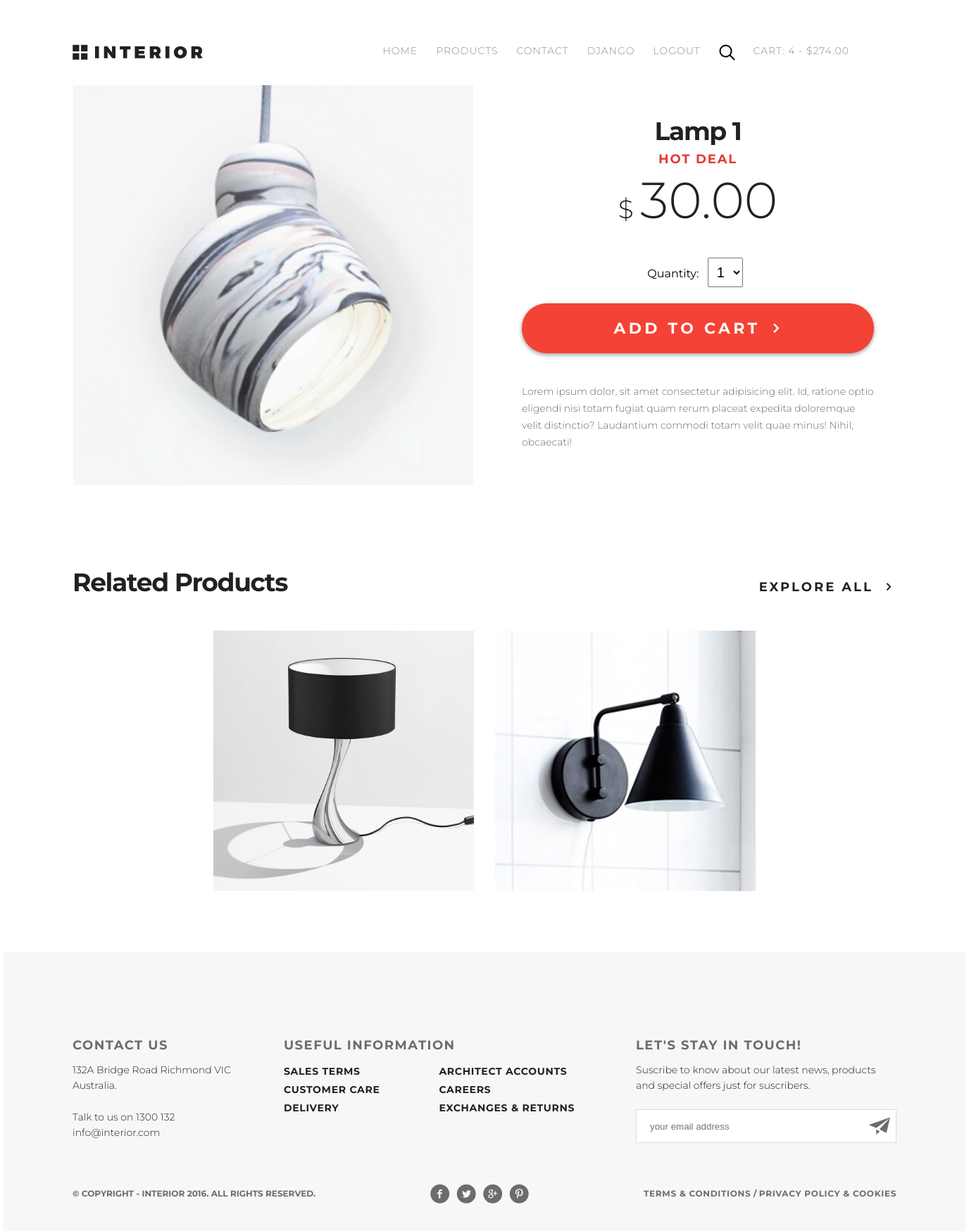
Page /details/2 (signed in) on the committed database.
### cart/models.py (models this page shows, shortened)
class Cart(models.Model):
    user = models.ForeignKey(User, on_delete=models.CASCADE)
    product = models.ForeignKey(Product, on_delete=models.CASCADE)
    quantity = models.PositiveIntegerField(default=0)
    added = models.DateTimeField(auto_now_add=True)
    objects = CartQuerySet.as_manager()
    def get_total_quantity(self):
        items = Cart.objects.filter(user=self.user)
        return sum(i.quantity for i in items)
    def get_total_price(self):
        items = Cart.objects.filter(user=self.user)
        return sum(i.quantity * i.product.price for i in items)

### mainapp/models.py (models this page shows, shortened)
class Product(models.Model):
    category = models.ForeignKey(Category, related_name='products', on_delete=models.CASCADE)
    name = models.CharField(max_length=140)
    description = models.TextField(blank=True)
    price = models.DecimalField(max_digits=10, decimal_places=2)
    stock = models.PositiveIntegerField()
    image = models.ImageField(upload_to='products/%Y/%m/%d', blank=True)
    added = models.DateTimeField(auto_now_add=True)
    updated = models.DateTimeField(auto_now=True)
    class Meta:
        ordering = ('name',)

### mainapp/views.py (the view)
# urls.py: path('details/<int:pk>', views.details, name='details'),
def details(request, pk):
    product = get_object_or_404(Product, pk=pk)
    related = product.category.products.exclude(pk=pk)
    cart_form = CartAddForm(max_quantity=product.stock)
    context = {
        'product': product,
        'related': related,
        'cart_form': cart_form
    }
    return render(request, 'mainapp/details.html', context)

### cart/forms.py
class CartAddForm(forms.Form):
    quantity = forms.TypedChoiceField(choices=(), coerce=int)
    def __init__(self, *args, max_quantity=20, **kwargs):
        super().__init__(*args, **kwargs)
        self.fields['quantity'].choices = [(i, str(i)) for i in range(1, max_quantity+1)]

### cart/context_processors.py (called while the page is built)
def cart(request):
    cart = []
    if request.user.is_authenticated:
        cart = Cart.objects.filter(user=request.user)
    return {'cart': cart}

### mainapp/templates/mainapp/details.html (shortened to what this page needs)
{% extends 'base.html' %}
{% load static %}
{% block content %}
        <section class="product-details">
            <div class="product-details__row site-padding">
                <div class="product-slider">
                    <a href="#" class="product-slider__link">
                        <img src="{{ product.image.url }}" alt="product photo" class="product-slider__img">
                    </a>
                </div>
                <div class="product-details__details">
                    <h2 class="title mid-title">{{ product.name }}</h2>
                    <h3 class="tag tag-red">Hot Deal</h3>
                    <p class="price">$ <span class="price__val">{{ product.price }}</span></p>
                    {% if user.is_authenticated %}
                    <form action="{% url 'cart:cart_add' product.pk %}" method="POST" id="cart_form" class="product-details__form">
                        {{ cart_form.as_p }}
                        <button type="submit" class="btn btn-buy">Add to cart</button>
                    </form>
                    {% else %}
                    <p class="details details_bigger details_centered">Please<br>
                        <a href="{% url 'account:login' %}?next={{ request.path }}" class="btn">Login to buy</a></p>
                    {% endif %}
                    <p class="details">{{ product.description|linebreaksbr }}</p>
                </div>
            </div>
        </section>
        <section class="trending">
            <div class="trending__title-row  site-padding">
                <div class="title mid-title">Related products</div>
                <a href="{% url 'shop:products' %}" class="btn btn-ghost">explore all</a>
            </div>
            <div class="trending__products">
                {% for prod in related %}
                {% include 'mainapp/components/card.html' with prod=prod card_class='featured-card_big' %}
                {% endfor %}
            </div>
        </section>
{% endblock %}

### templates/main_menu.html (shortened to what this page needs)
{% load static %}
<a href="{% url 'shop:index' %}" class="logo">
    <img src="{% static 'img/logo.svg' %}" alt="logo">
</a>
<nav class="menu">
    <ul class="menu__list">
        <li>
            <a href="{% url 'shop:index' %}" class="menu__link
            {% if request.resolver_match.view_name == 'shop:index' %}menu__link_active{% endif %}">
                Home
            </a>
        </li>
        <li>
            <a href="{% url 'shop:products' %}" class="menu__link
        {% if request.resolver_match.view_name == 'shop:products' %}menu__link_active{% endif %}">
                Products
            </a>
        </li>
        <li>
            <a href="{% url 'shop:contacts' %}" class="menu__link
    {% if request.resolver_match.view_name == 'shop:contacts' %}menu__link_active{% endif %}">
                Contact
            </a>
        </li>
        {% if user.is_authenticated %}
        <li>
            <div class="dropdown">
                {% if user.profile.avatar %}
                <a href="{% url 'account:update_profile' %}" class="menu__link_avatar dropbtn">
                    <img src="{{ user.profile.avatar.url }}" alt="" class="small-avatar">
                </a>
                {% else %}
                <a href="{% url 'account:update_profile' %}" class="menu__link dropbtn">
                    {{ user }}
                </a>
                {% endif %}
            </div>
        </li>
        <li>
            <a href="{% url 'account:logout' %}" class="menu__link">Logout</a>
        </li>
        {% else %}
        <li>
            <a href="{% url 'account:login' %}" class="menu__link">Login</a>
        </li>
        {% endif %}
        <li>
            <a href="#" class="menu__link">
                <img src="{% static 'img/search.svg' %}" alt="search" title="Search">
            </a>
        </li>
        {% if user.is_authenticated %}
        <li>
            <a href="{% url 'cart:cart_details' %}" class="menu__link">
                Cart:
                <span class="cart_quantity">{{ cart.0.get_total_quantity|default:0 }}</span>
                -
                $<span class="cart_price">{{ cart.0.get_total_price|default:0 }}</span>
            </a>
        </li>
        {% endif %}
    </ul>
</nav>

### mainapp/templates/mainapp/components/card.html (shortened to what this page needs)
{% load static %}
<div class="featured-card {{ card_class }}">
    <img src="{{ prod.image.url }}" alt="" class="featured-card__bkg">
</div>

### static/styles/style.css (style rules this page uses)
* { margin: 0; padding: 0; box-sizing: border-box; }
html, body { font-family: "Montserrat", sans-serif; position: relative; height: 100%; }
.site-padding { padding-left: 98px; padding-right: 98px; }
.logo { display: block; margin-top: 63px; }
.title { color: #212121; text-transform: capitalize; font-weight: 700; line-height: 1.5; }
.mid-title { font-size: 36px; letter-spacing: -1.3px; }
.tag { font-size: 18px; font-weight: 700; line-height: 1.5; text-transform: uppercase; letter-spacing: 1.8px; color: #6c6c6c; }
.tag-red { color: #e53935; }
.details { width: 100%; color: #6c6c6c; font-size: 14px; font-weight: 300; line-height: 24px; margin-bottom: 15px; }
.btn { font-family: "Montserrat", sans-serif; display: inline-block; min-width: 45px; height: 45px; width: fit-content; margin-top: 15px; padding: 0 31px; color: #212121; text-transform: uppercase; text-decoration: none; font-size: 18px; line-height: 45px; font-weight: 700; letter-spacing: 3px; transition: color 0.2s; background-color: #fff; cursor: pointer; outline: none; border: none; border-radius: 22.5px; box-shadow: 0px 2px 4.85px 0.15px rgba(33, 33, 33, 0.35); }
.btn::after { content: "\0e802"; font-family: fontello; font-size: 1em; line-height: 0; padding-left: 19px; text-align: center; font-weight: 400; }
.btn-ghost { border: none; box-shadow: none; padding: 5px; }
.btn-buy { display: block; width: 100%; height: 71px; box-shadow: 0 2px 5px 1px rgba(33, 33, 33, 0.35); border-radius: 35px; background-color: #f44336; color: #fff; font-size: 22px; font-weight: 700; line-height: 71px; text-align: center; text-transform: uppercase; letter-spacing: 4.4px; margin-bottom: 42px; }
.menu { margin-top: 57px; margin-right: 54px; }
.menu__list { display: flex; list-style: none; }
.menu__link { display: inline-block; text-transform: uppercase; text-decoration: none; padding: 6px 13px; color: #8c8c8c; font-size: 14px; font-weight: 300; letter-spacing: 1px; }
.featured-card { position: relative; max-width: 270px; max-height: 270px; overflow: hidden; margin: 15px; }
.featured-card_big { width: 32%; max-width: 370px; max-height: 370px; min-width: 270px; min-height: 270px; margin-top: 30px; margin: 15px; }
.featured-card__bkg { width: 100%; height: 100%; }
.trending { margin-top: 98px; margin-bottom: 72px; }
.trending__title-row { display: flex; justify-content: space-between; align-items: baseline; }
.trending__products { display: flex; flex-wrap: wrap; justify-content: center; margin-top: 27px; }
.product-details { margin-top: 120px; }
.product-details__row { display: flex; justify-content: space-between; margin-bottom: 71px; }
.product-details__details { display: flex; flex-direction: column; justify-content: center; align-items: center; margin: 0 32px; width: 500px; }
.product-details__form { width: 100%; text-align: center; margin-top: 30px; }
.product-details__form select { font-size: 20px; padding: 8px; margin: 8px; }
.product-slider { width: 570px; }
.product-slider__img { width: 100%; }
.product-slider__link { display: block; margin: 1px; }
.price { font-size: 36px; font-weight: 300; color: #212121; }
.price__val { font-size: 72px; }
.dropdown { float: left; overflow: hidden; }
.dropdown .dropbtn { margin: 0; }

### rows in the picture
Cart: user+quantity "4", user+quantity+product "274.00"
Product: image (picture), name "Lamp 1", price "30.00", description "Lorem ipsum dolor, sit amet consectetur adipisicing elit. Id, ratione optio eligendi nisi totam fugiat quam rerum placeat expedita doloremque velit distinctio? Laudantium commodi totam velit quae minus! Nihil, obcaecati!"
Product: image (picture)
Product: image (picture)

### other values in the picture
{{ user }} "DJANGO"
